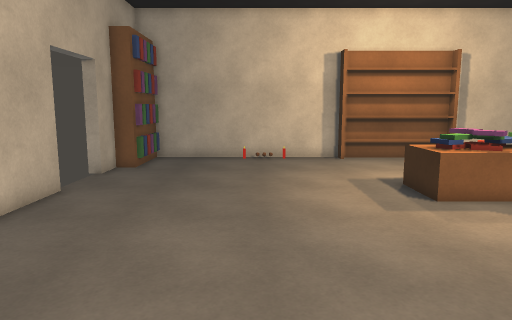
[1] (above)

16 first-person views from a walk through a scene from a Unity 3-D project. The camera is 1.5 m above the floor, tilts 8° down and sees 70° across. The floor is counted in squares, 0.5 m on a side. Each view is taken from the middle of a square. On the plan, view 1 faces up. The plan holds only what a view shows up to about 20 squares ahead; the rest is blank. The player is left out. Door leaves are left out, so doorways stand open.

[2]
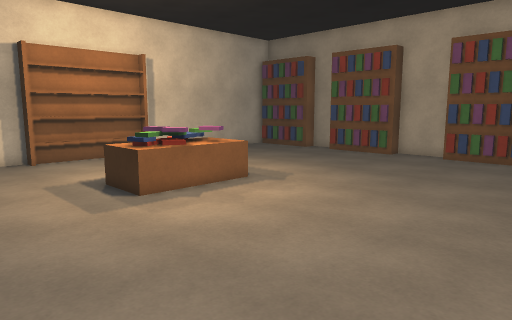

[3]
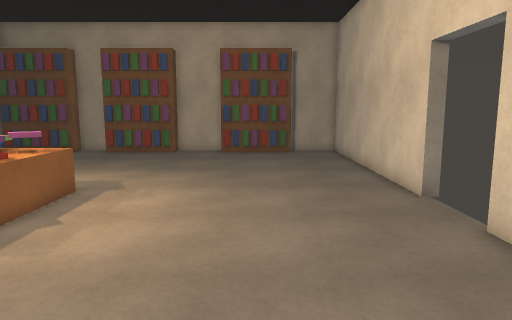

[4]
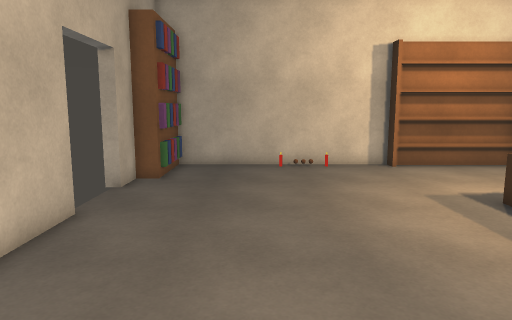

[5]
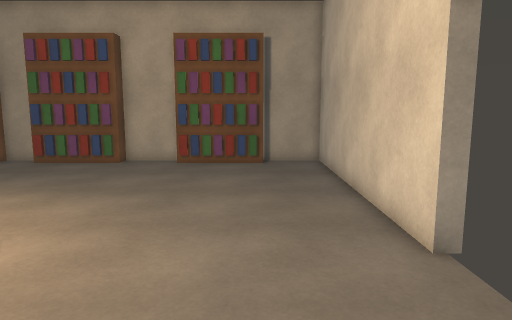

[6]
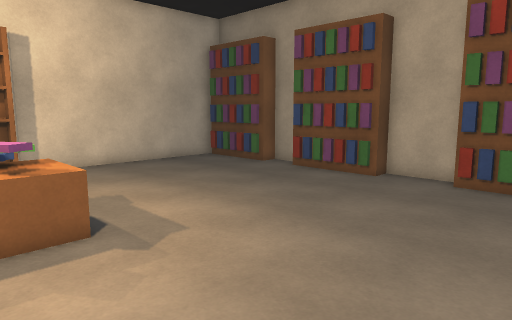

[7]
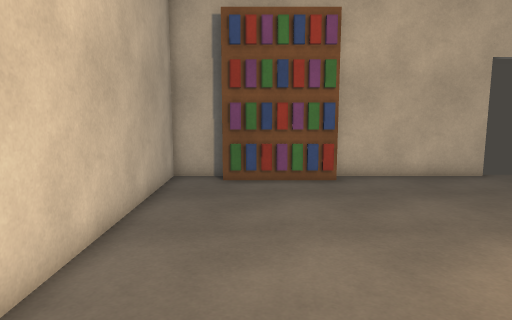

[8]
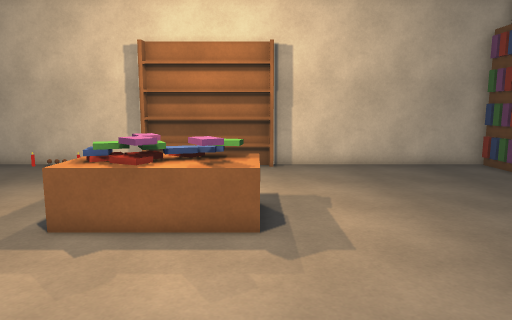

[9]
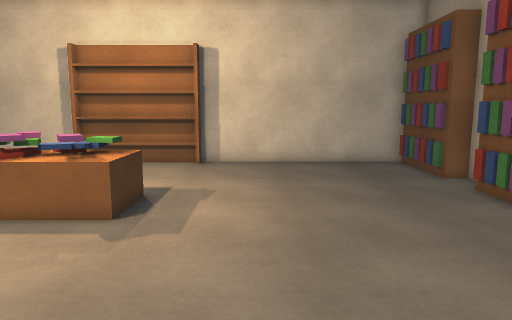

[10]
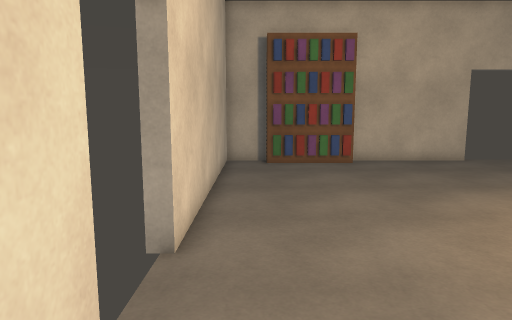

[11]
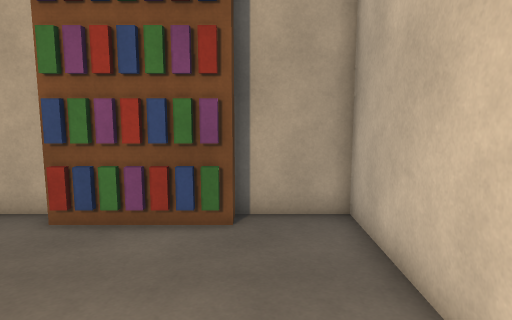

[12]
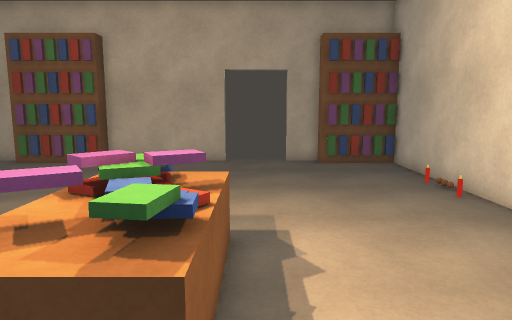

[13]
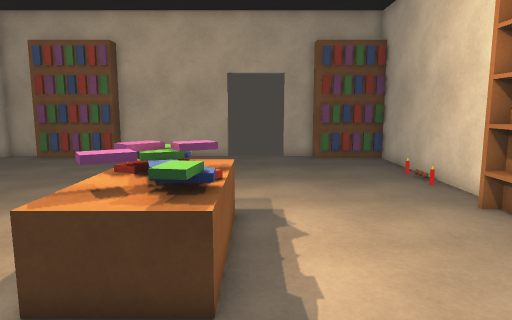

[14]
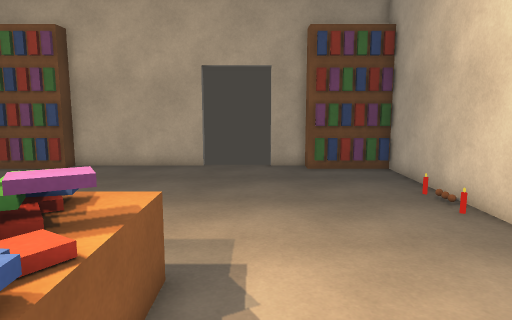

[15]
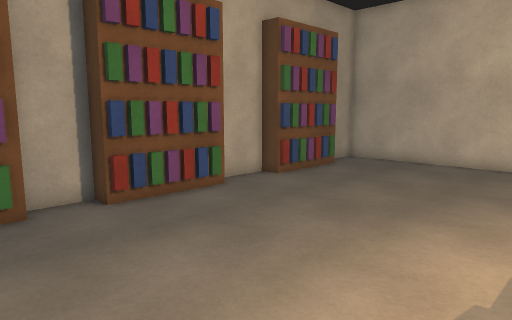

[16]
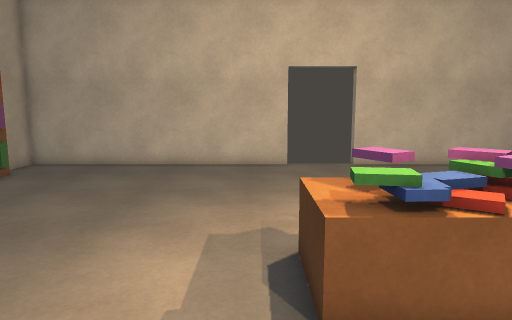

### Floor plan
Points are (right, up) in squares from view 1. A wall is a line through its corners. A room is listed if a view was taken in it or the views show most of it. See-through windows are left out.
Room 1 (views 1, 2, 3, 4, 5, 6, 7, 8, 9, 10, 11, 12, 13, 14, 15, 16)
walls: (10.3, -0.7) (24.2, -0.7) (24.2, 2.6) (23.2, 2.6) (23.2, 7.4); (5.2, 22.7) (-6.2, 22.7) (-6.2, 18.6) (-7.2, 18.6) (-7.2, 16.8); (-6, 6.4) (-6, 5.8); (23, 10.9) (23, 14.6); (-6, 5.6) (-6, 5.1); (-6, 5) (-6, 1.9); (-7.2, 13.3) (-7.2, 6.4) (-6.2, 6.4) (-6.2, 1.5); (23, 14.8) (23, 15.4) (24.2, 15.4) (24.2, 17.6) (23.2, 17.6) (23.2, 22.5); (23, 6.8) (23, 7.4) (24.2, 7.4) (24.2, 10.6) (23.2, 10.6) (23.2, 15.4); (23, 17.9) (23, 21); (23, 2.9) (23, 6.6); (-6, 22) (-6, 18.9); (-7.2, 1.6) (-7.2, -0.7) (6.7, -0.7); (23, 21.1) (23, 21.6); (-6, 22.6) (-6, 22.1); (23, 21.8) (23, 22.2); (23.5, 22.7) (11.9, 22.7)
ways out: open door at (-7.5, 15); open door at (8.5, -1)
objects: other object (5, 22) to (12, 22); other object (6, 12) to (11, 14)

Positions as (right, up) in squares from view 1, and headings:
1: (0, 0), facing up
2: (0, 0), facing up-right
3: (-2, 5), facing right
4: (-2, 3), facing up
5: (3, 3), facing right
6: (8, 3), facing up-right
7: (9, 3), facing left
8: (11, 3), facing up
9: (15, 2), facing up
10: (14, 1), facing left
11: (14, 2), facing right
12: (14, 15), facing left
13: (16, 15), facing left
14: (12, 16), facing left
15: (12, 20), facing down-right
16: (12, 19), facing down
